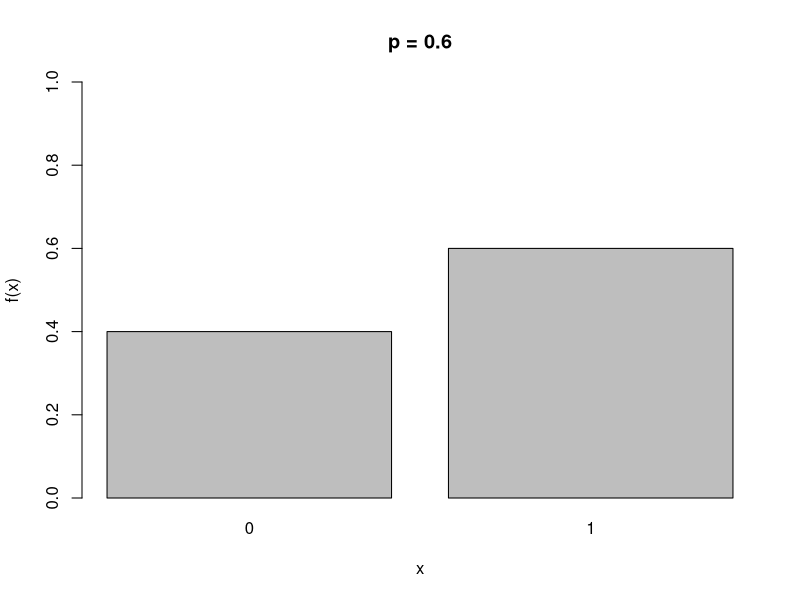
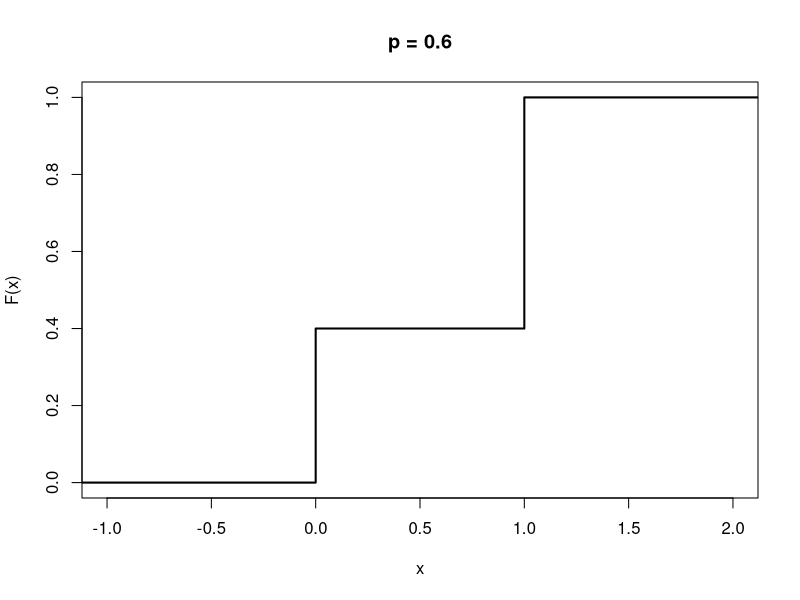

Recreate these plots in R, in order. (Note: this script raises an error after producing the figures.)
## ---- chunk 1
barplot(c(0.4, 0.6), names.arg = c(0, 1), xlab = "x", ylab = "f(x)", main = "p = 0.6", ylim = c(0, 1))
## ---- chunk 2
plot(x = c(-2, 0, 0, 1, 1, 3), y = c(0, 0, 1 - 0.6, 1 - 0.6, 1, 1), type = "l", lwd = 2, xlim = c(-1, 2), ylim = c(0, 1), ylab = "F(x)", xlab = "x", main = "p = 0.6")
## ---- chunk 3
(20^2)*(18/38)*(20/38)
## ---- chunk 4
knitr::include_graphics("BinomialPDFandCDF.png")
## ---- chunk 5
dbinom(4, size = 4, p = 0.2)
## ---- chunk 6
dbinom(0, size = 5, p = 0.1)
## ---- chunk 7
rbinom(20, size = 100, p = 0.01)
## ---- chunk 8
rbinom(20, 100, 0.01)
